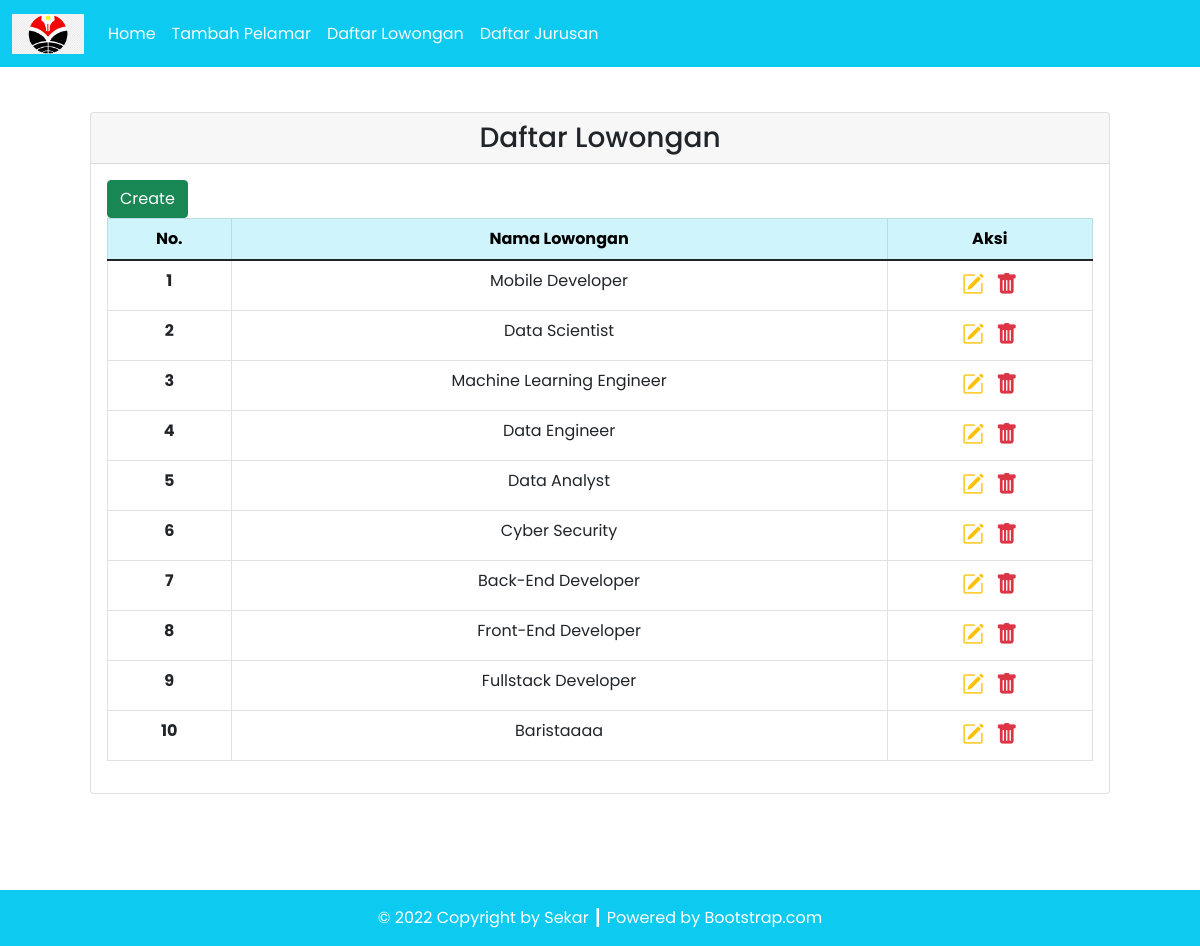
Page /source_code/lowongan.php on the committed database.
### tables this page shows
CREATE TABLE `lowongan` (
  `id_lowongan` int(11) NOT NULL AUTO_INCREMENT,
  `nama_lowongan` varchar(255) NOT NULL,
  PRIMARY KEY (`id_lowongan`)
);

### source_code/config/db.php (called while the page is built)
<?php
$DB_HOST = "localhost";
$DB_USERNAME = "root";
$DB_PASSWORD = "";
$DB_NAME = "db_lamaran";

### source_code/classes/DB.php (called while the page is built, shortened)
<?php
class DB
{
    private $hostname;
    private $username;
    private $password;
    private $dbname;
    private $conn;
    private $result;
    function __construct($hostname, $username, $password, $dbname)
    {
        $this->hostname = $hostname;
        $this->username = $username;
        $this->password = $password;
        $this->dbname = $dbname;
    }
    function open()
    {
        $this->conn = mysqli_connect($this->hostname, $this->username, $this->password, $this->dbname);
    }
    function execute($query)
    {
        $this->result = mysqli_query($this->conn, $query);
    }
    function getResult()
    {
        return mysqli_fetch_array($this->result);
    }
}

### source_code/classes/Lowongan.php (called while the page is built, shortened)
<?php
class Lowongan extends DB
{
    function getLowongan()
    {
        $query = "SELECT * FROM lowongan";
        return $this->execute($query);
    }
}

### source_code/lowongan.php (the view, shortened to what this page needs)
<?php
include('config/db.php');
include('classes/DB.php');
include('classes/Lowongan.php');
include('classes/Template.php');
$lowongan = new Lowongan($DB_HOST, $DB_USERNAME, $DB_PASSWORD, $DB_NAME);
$lowongan->open();
$lowongan->getLowongan();
$header = '<tr>
<th scope="row">No.</th>
<th scope="row">Nama Lowongan</th>
<th scope="row">Aksi</th>
</tr>';
$data = null;
$no = 1;
while ($low = $lowongan->getResult()) {
    $data .= '<tr>
    <th scope="row">' . $no . '</th>
    <td>' . $low['nama_lowongan'] . '</td>
    <td style="font-size: 22px;">
        <a href="updateLowongan.php?id=' . $low['id_lowongan'] . '" title="Edit Data"><i class="bi bi-pencil-square text-warning"></i></a>&nbsp;
        <a href="lowongan.php?hapus=' . $low['id_lowongan'] . '" title="Delete Data"><i class="bi bi-trash-fill text-danger"></i></a>
        </td>
    </tr>';
    $no++;
}

### source_code/classes/Template.php (shortened to what this page needs)
<?php
class Template
{
    var $content = '';
    function __construct($filename = '')
    {
        $this->content = implode('', @file($filename));
    }
    function clear()
    {
        $this->content = preg_replace("/DATA_[A-Z|_|0-9]+/", "", $this->content);
    }
    function write()
    {
        print $this->content;
    }
    function replace($old = '', $new = '')
    {
        if (is_int($new)) {
            $value = sprintf("%d", $new);
        } elseif (is_float($new)) {
            $value = sprintf("%f", $new);
        } elseif (is_array($new)) {
            $value = '';
            foreach ($new as $item) {
                $value .= $item . ' ';
            }
        } else {
            $value = $new;
        }
        $this->content = preg_replace("/$old/", $value, $this->content);
    }
}

### rows in the picture
lowongan: nama_lowongan "Mobile Developer"
lowongan: nama_lowongan "Data Scientist"
lowongan: nama_lowongan "Machine Learning Engineer"
lowongan: nama_lowongan "Data Engineer"
lowongan: nama_lowongan "Data Analyst"
lowongan: nama_lowongan "Cyber Security"
lowongan: nama_lowongan "Back-End Developer"
lowongan: nama_lowongan "Front-End Developer"
lowongan: nama_lowongan "Fullstack Developer"
lowongan: nama_lowongan "Baristaaaa"

### other values in the picture
$this->content "Home Tambah Pelamar Daftar Lowongan Daftar Jurusan Daftar Lowongan Create © 2022 Copyright by Sekar ┃ Powered by Bootstrap.com"
